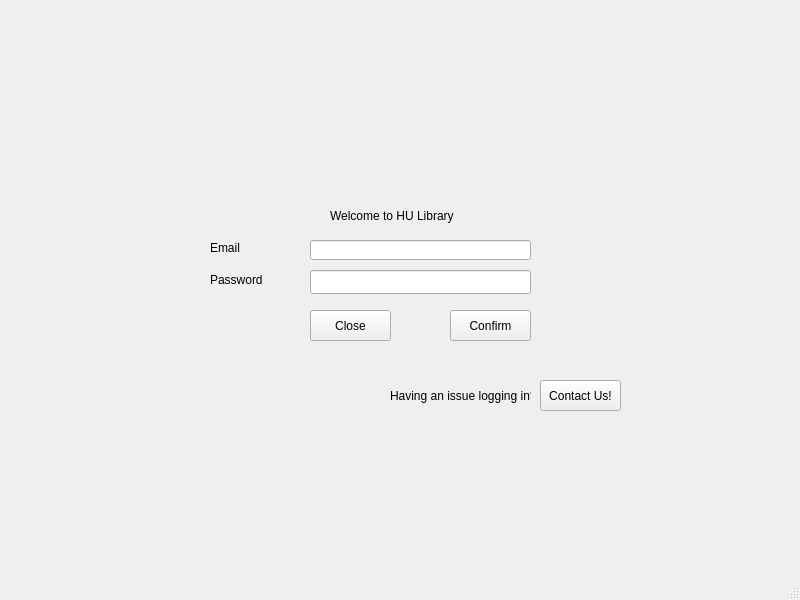
<?xml version="1.0" encoding="UTF-8"?>
<ui version="4.0">
 <class>WelcomeScreen</class>
 <widget class="QMainWindow" name="WelcomeScreen">
  <property name="geometry">
   <rect>
    <x>0</x>
    <y>0</y>
    <width>800</width>
    <height>600</height>
   </rect>
  </property>
  <property name="windowTitle">
   <string>WelcomeScreen</string>
  </property>
  <widget class="QWidget" name="centralwidget">
   <widget class="QLineEdit" name="password_lineEdit">
    <property name="geometry">
     <rect>
      <x>310</x>
      <y>270</y>
      <width>221</width>
      <height>24</height>
     </rect>
    </property>
    <property name="echoMode">
     <enum>QLineEdit::Password</enum>
    </property>
   </widget>
   <widget class="QLabel" name="password_label">
    <property name="geometry">
     <rect>
      <x>210</x>
      <y>270</y>
      <width>91</width>
      <height>20</height>
     </rect>
    </property>
    <property name="text">
     <string>Password</string>
    </property>
   </widget>
   <widget class="QLabel" name="welcome_label">
    <property name="geometry">
     <rect>
      <x>330</x>
      <y>200</y>
      <width>191</width>
      <height>31</height>
     </rect>
    </property>
    <property name="text">
     <string>Welcome to HU Library</string>
    </property>
   </widget>
   <widget class="QLabel" name="email_label">
    <property name="geometry">
     <rect>
      <x>210</x>
      <y>240</y>
      <width>91</width>
      <height>16</height>
     </rect>
    </property>
    <property name="text">
     <string>Email</string>
    </property>
   </widget>
   <widget class="QLineEdit" name="email_lineEdit">
    <property name="geometry">
     <rect>
      <x>310</x>
      <y>240</y>
      <width>221</width>
      <height>20</height>
     </rect>
    </property>
   </widget>
   <widget class="QPushButton" name="close_pushButton">
    <property name="geometry">
     <rect>
      <x>310</x>
      <y>310</y>
      <width>81</width>
      <height>31</height>
     </rect>
    </property>
    <property name="text">
     <string>Close</string>
    </property>
   </widget>
   <widget class="QPushButton" name="confirm_pushButton">
    <property name="geometry">
     <rect>
      <x>450</x>
      <y>310</y>
      <width>81</width>
      <height>31</height>
     </rect>
    </property>
    <property name="text">
     <string>Confirm</string>
    </property>
   </widget>
   <widget class="QPushButton" name="contactus_pushButton">
    <property name="geometry">
     <rect>
      <x>540</x>
      <y>380</y>
      <width>81</width>
      <height>31</height>
     </rect>
    </property>
    <property name="text">
     <string>Contact Us!</string>
    </property>
   </widget>
   <widget class="QLabel" name="issue_label">
    <property name="geometry">
     <rect>
      <x>390</x>
      <y>380</y>
      <width>141</width>
      <height>31</height>
     </rect>
    </property>
    <property name="text">
     <string>Having an issue logging in?</string>
    </property>
   </widget>
   <widget class="QLabel" name="label">
    <property name="geometry">
     <rect>
      <x>340</x>
      <y>80</y>
      <width>151</width>
      <height>111</height>
     </rect>
    </property>
    <property name="styleSheet">
     <string notr="true">image: url(:/newPrefix/Screenshot 2023-10-25 221126.png);</string>
    </property>
    <property name="text">
     <string/>
    </property>
   </widget>
  </widget>
  <widget class="QMenuBar" name="menubar">
   <property name="geometry">
    <rect>
     <x>0</x>
     <y>0</y>
     <width>800</width>
     <height>21</height>
    </rect>
   </property>
  </widget>
  <widget class="QStatusBar" name="statusbar"/>
 </widget>
 <resources/>
 <connections/>
</ui>
